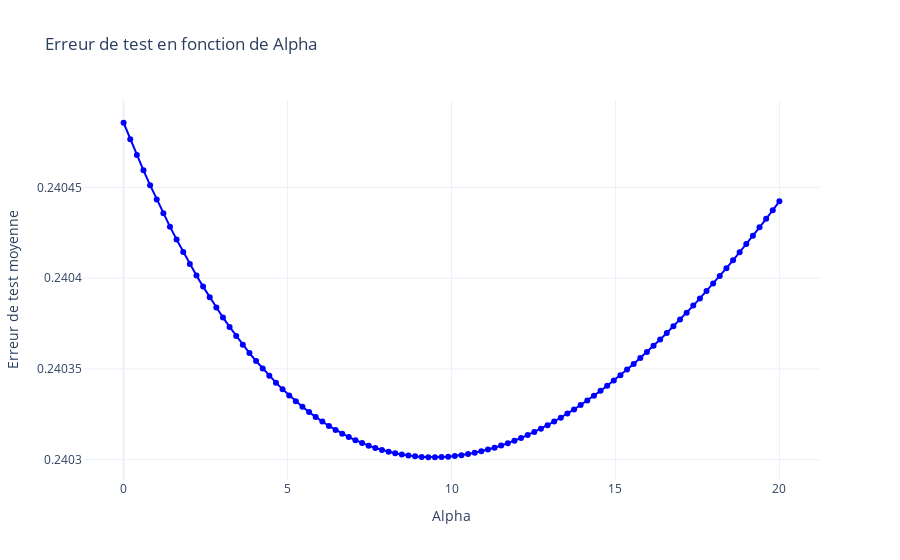
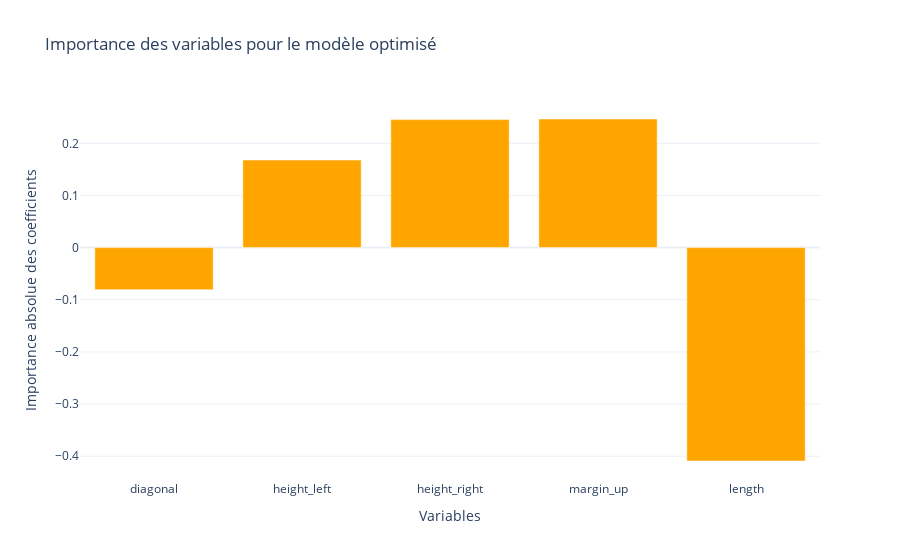

These figures' notebook cell, in order:
### Markdown cell above
### En utilisant la MSE

### Code cell
model_optimisation(linear_model.Ridge(), "neg_mean_squared_error", X_train, y_train, np.linspace(1e-10, 20, 100), X_test, y_test, feature_names)

### Figure 1 — Plotly figure (JSON) as saved in the notebook; plotly's stock layout.template omitted (floating-point values rounded to 4 significant figures)
{"data": [{"line": {"color": "blue"}, "mode": "lines+markers", "name": "Erreur de test moyenne", "type": "scatter", "x": [1e-10, 0.202, 0.404, 0.6061, 0.8081, 1.01, 1.212, 1.414, 1.616, 1.818, 2.02, 2.222, 2.424, 2.626, 2.828, 3.03, 3.232, 3.434, 3.636, 3.838, 4.04, 4.242, 4.444, 4.646, 4.848, 5.051, 5.253, 5.455, 5.657, 5.859, 6.061, 6.263, 6.465, 6.667, 6.869, 7.071, 7.273, 7.475, 7.677, 7.879, 8.081, 8.283, 8.485, 8.687, 8.889, 9.091, 9.293, 9.495, 9.697, 9.899, 10.1, 10.3, 10.51, 10.71, 10.91, 11.11, 11.31, 11.52, 11.72, 11.92, 12.12, 12.32, 12.53, 12.73, 12.93, 13.13, 13.33, 13.54, 13.74, 13.94, 14.14, 14.34, 14.55, 14.75, 14.95, 15.15, 15.35, 15.56, 15.76, 15.96, 16.16, 16.36, 16.57, 16.77, 16.97, 17.17, 17.37, 17.58, 17.78, 17.98, 18.18, 18.38, 18.59, 18.79, 18.99, 19.19, 19.39, 19.6, 19.8, 20], "y": [0.2405, 0.2405, 0.2405, 0.2405, 0.2405, 0.2404, 0.2404, 0.2404, 0.2404, 0.2404, 0.2404, 0.2404, 0.2404, 0.2404, 0.2404, 0.2404, 0.2404, 0.2404, 0.2404, 0.2404, 0.2404, 0.2404, 0.2403, 0.2403, 0.2403, 0.2403, 0.2403, 0.2403, 0.2403, 0.2403, 0.2403, 0.2403, 0.2403, 0.2403, 0.2403, 0.2403, 0.2403, 0.2403, 0.2403, 0.2403, 0.2403, 0.2403, 0.2403, 0.2403, 0.2403, 0.2403, 0.2403, 0.2403, 0.2403, 0.2403, 0.2403, 0.2403, 0.2403, 0.2403, 0.2403, 0.2403, 0.2403, 0.2403, 0.2403, 0.2403, 0.2403, 0.2403, 0.2403, 0.2403, 0.2403, 0.2403, 0.2403, 0.2403, 0.2403, 0.2403, 0.2403, 0.2403, 0.2403, 0.2403, 0.2403, 0.2403, 0.2403, 0.2404, 0.2404, 0.2404, 0.2404, 0.2404, 0.2404, 0.2404, 0.2404, 0.2404, 0.2404, 0.2404, 0.2404, 0.2404, 0.2404, 0.2404, 0.2404, 0.2404, 0.2404, 0.2404, 0.2404, 0.2404, 0.2404, 0.2404]}], "layout": {"autosize": true, "title": {"text": "Erreur de test en fonction de Alpha"}, "xaxis": {"autorange": true, "range": [-1.313, 21.31], "title": {"text": "Alpha"}, "type": "linear"}, "yaxis": {"autorange": true, "range": [0.2403, 0.2405], "title": {"text": "Erreur de test moyenne"}, "type": "linear"}}}

### Figure 2 — Plotly figure (JSON) as saved in the notebook; plotly's stock layout.template omitted (floating-point values rounded to 4 significant figures)
{"data": [{"marker": {"color": "orange"}, "name": "Importance des variables", "type": "bar", "x": ["diagonal", "height_left", "height_right", "margin_up", "length"], "y": [-0.08068, 0.168, 0.2454, 0.2466, -0.4092]}], "layout": {"autosize": true, "title": {"text": "Importance des variables pour le modèle optimisé"}, "xaxis": {"autorange": true, "range": [-0.5, 4.5], "title": {"text": "Variables"}, "type": "category"}, "yaxis": {"autorange": true, "range": [-0.4456, 0.2831], "title": {"text": "Importance absolue des coefficients"}, "type": "linear"}}}
